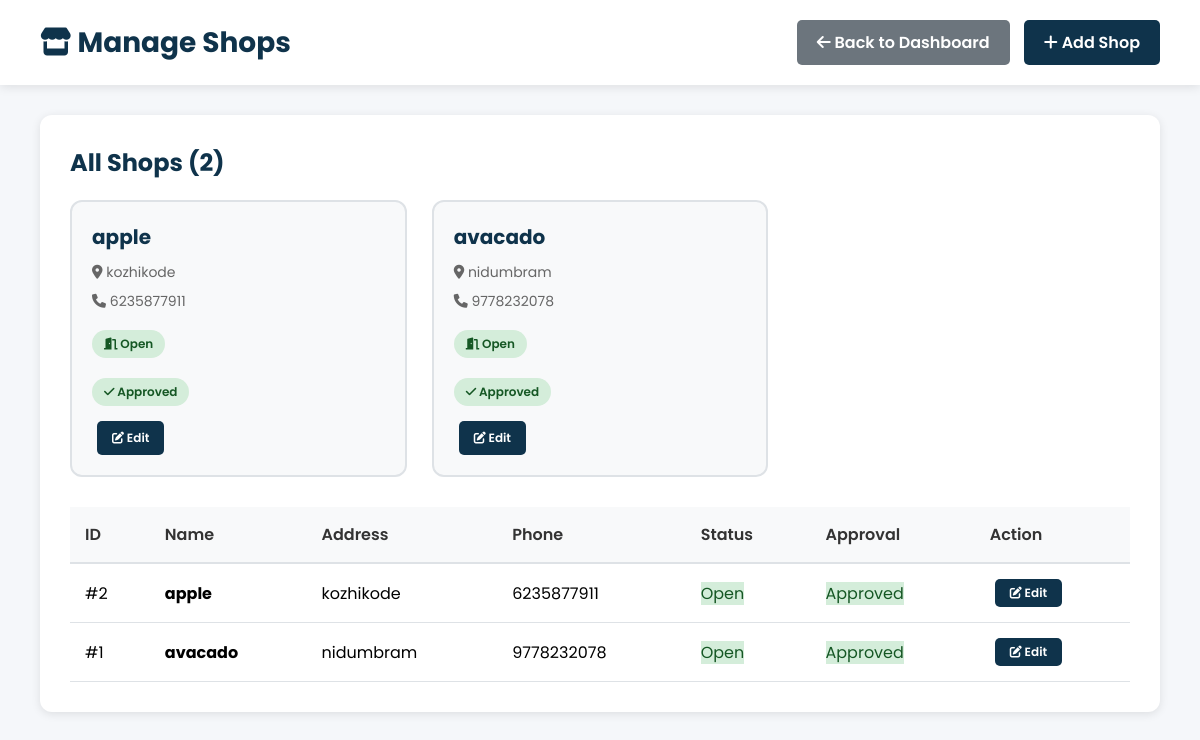
Page /admin-panel/shops/ (signed in) on the earlier database version.
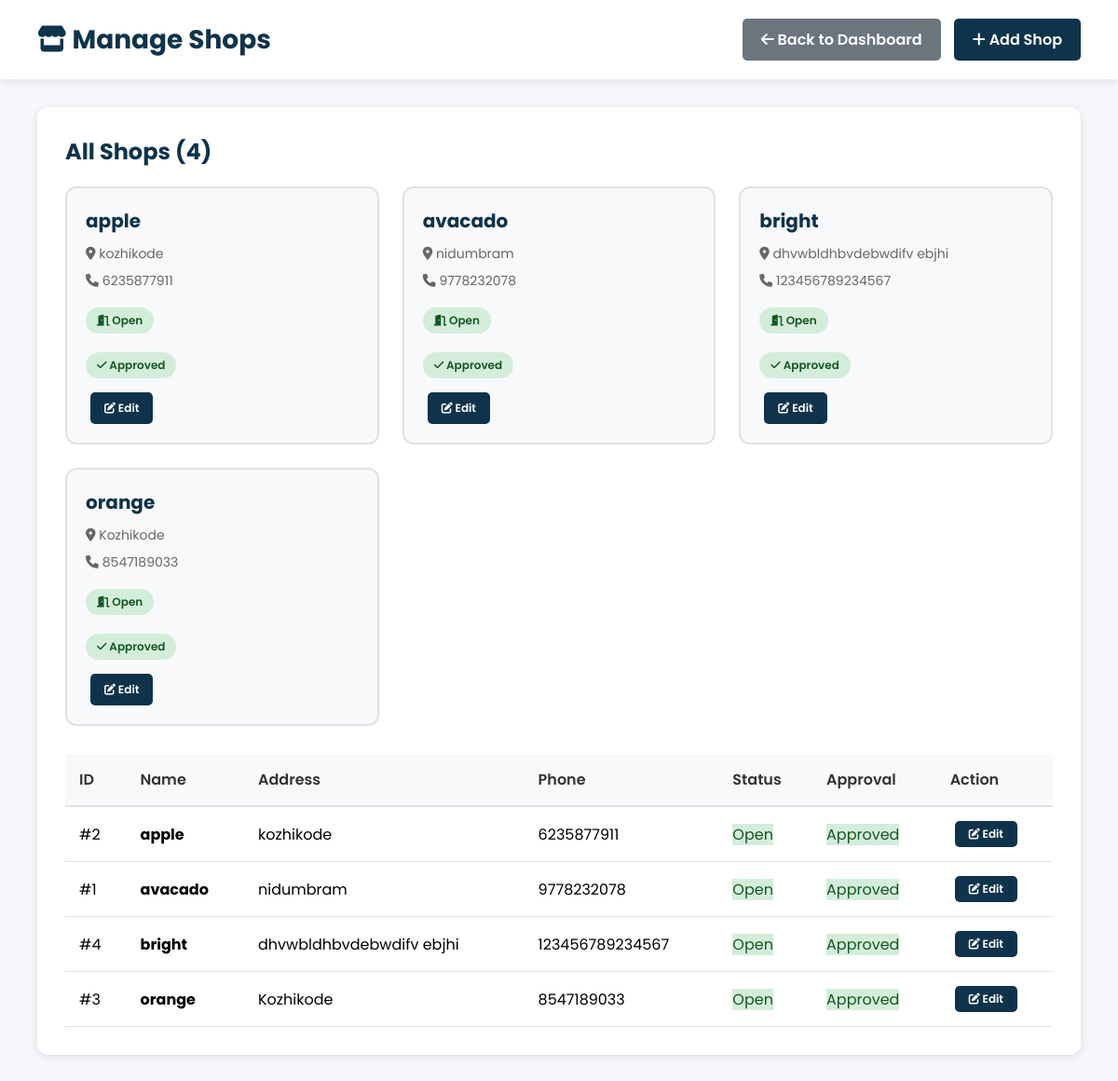
Same page on the later database version.
### shop/models.py (models this page shows, shortened)
class LaundryShop(models.Model):
    name = models.CharField(max_length=100, unique=True)
    email = models.EmailField(unique=True)
    password = models.CharField(max_length=128)
    address = models.TextField()
    city = models.CharField(max_length=100, blank=True, null=True)
    latitude = models.CharField(max_length=100, blank=True, null=True)
    longitude = models.CharField(max_length=100, blank=True, null=True)
    is_open = models.BooleanField(default=True)
    is_approved = models.BooleanField(default=False)
    phone = models.CharField(max_length=15)
    image = models.ImageField(upload_to="shops/", blank=True, null=True)
    created_at = models.DateTimeField(auto_now_add=True)

### shop/views.py (the view)
# urls.py: path("admin-panel/shops/", views.admin_shops, name="admin_shops"),
@login_required
@user_passes_test(is_staff_user, login_url='login')
def admin_shops(request):
    shops = LaundryShop.objects.all().order_by('name')
    context = {
        'shops': shops,
    }
    return render(request, 'admin_shops.html', context)

### shop/views.py (called while the page is built)
def is_staff_user(user):
    return user.is_authenticated and (user.is_staff or user.is_superuser)

### shop/templates/admin_shops.html (shortened to what the changed rows need)
{% load static %}
<!DOCTYPE html>
<html lang="en">
<head>
    <link rel="stylesheet" href="https://cdnjs.cloudflare.com/ajax/libs/font-awesome/6.0.0-beta3/css/all.min.css">
</head>
<body>
    <div class="admin-header">
        <h1><i class="fas fa-store"></i> Manage Shops</h1>
    </div>
    <div class="admin-container">
        <div class="dashboard-section">
            <h2 style="margin-bottom: 20px; color: var(--primary-color);">All Shops ({{ shops.count }})</h2>
            {% if shops %}
            <div class="shops-grid">
                {% for shop in shops %}
                <div class="shop-card">
                    <h3>{{ shop.name }}</h3>
                    <p><i class="fas fa-map-marker-alt"></i> {{ shop.address }}</p>
                    <p><i class="fas fa-phone"></i> {{ shop.phone }}</p>
                    <span class="status {% if shop.is_open %}status-open{% else %}status-closed{% endif %}">
                        {% if shop.is_open %}
                        <i class="fas fa-door-open"></i> Open
                        {% else %}
                        <i class="fas fa-door-closed"></i> Closed
                        {% endif %}
                    </span>
                    <div class="approval-status">
                        <span class="status {% if shop.is_approved %}status-approved{% else %}status-pending-approval{% endif %}">
                            {% if shop.is_approved %}
                            <i class="fas fa-check"></i> Approved
                            {% else %}
                            <i class="fas fa-clock"></i> Pending Approval
                            {% endif %}
                        </span>
                    </div>
                    <div style="margin-top: 15px;">
                        <a href="/admin/shop/laundryshop/{{ shop.id }}/change/" class="btn btn-primary" style="font-size: 12px; padding: 8px 15px; margin-left: 5px;">
                            <i class="fas fa-edit"></i> Edit
                        </a>
                    </div>
                </div>
                {% endfor %}
            </div>
            <table class="data-table" style="margin-top: 30px;">
                <thead>
                    <tr>
                        <th>ID</th>
                        <th>Name</th>
                        <th>Address</th>
                        <th>Phone</th>
                        <th>Status</th>
                        <th>Approval</th>
                        <th>Action</th>
                    </tr>
                </thead>
                <tbody>
                    {% for shop in shops %}
                    <tr>
                        <td>#{{ shop.id }}</td>
                        <td><strong>{{ shop.name }}</strong></td>
                        <td>{{ shop.address }}</td>
                        <td>{{ shop.phone }}</td>
                        <td>
                            <span class="status {% if shop.is_open %}status-open{% else %}status-closed{% endif %}">
                                {% if shop.is_open %}Open{% else %}Closed{% endif %}
                            </span>
                        </td>
                        <td>
                            <span class="status {% if shop.is_approved %}status-approved{% else %}status-pending-approval{% endif %}">
                                {% if shop.is_approved %}Approved{% else %}Pending{% endif %}
                            </span>
                        </td>
                        <td>
                            <a href="/admin/shop/laundryshop/{{ shop.id }}/change/" class="btn btn-primary" style="font-size: 12px; padding: 5px 15px; margin-left: 5px;">
                                <i class="fas fa-edit"></i> Edit
                            </a>
                        </td>
                    </tr>
                    {% endfor %}
                </tbody>
            </table>
            {% endif %}
        </div>
    </div>
</body>
</html>

Differences in the rows shown:
added LaundryShop: name "bright", address "dhvwbldhbvdebwdifv ebjhi", phone "123456789234567", is_open True (drawn), is_approved True (drawn), id "4"
added LaundryShop: name "orange", address "Kozhikode", phone "8547189033", is_open True (drawn), is_approved True (drawn), id "3"
Other differences:
{{ shops.count }}: "2" → "4"
